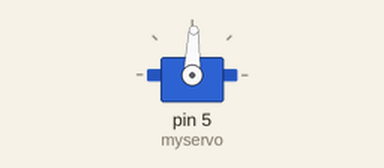
Recording of a sketch running on a simulated Arduino Uno, built with avr-gcc and run on an emulated ATmega328P. On the bench: servo.

Above: at 0.05 s.
Timing chart, 0 to 3.0 s (numbered marks = the images above):
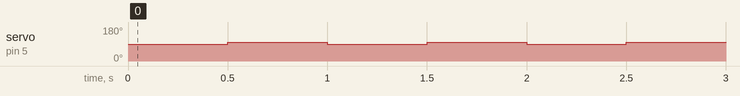

Measured:
- by itself, servo on pin 5 (myservo): alternates 98° for 0.50 s and 88° for 0.50 s

The sketch:

servo.ino
```cpp
/*
 * 360度舵机正反转
 * 控制pwm(开发板上带有波浪线的数字引脚)
 * myservo.writeMicroseconds(1500);
 * 1500控制舵机停止
 * 500~1500控制顺时针旋转，值越小，旋转速度越大
 * 1500~2500控制逆时针旋转，值越大，旋转速度越大
 */
#include <Servo.h>
Servo myservo;
void setup()
{
  myservo.attach(5);
}


void loop()
{
    myservo.writeMicroseconds(1450);  // 舵机顺时针旋转
    delay(500);
    myservo.writeMicroseconds(1550);// 舵机逆时针旋转
    delay(500);
    /*可以修改myservo.writeMicroseconds(1500); 中的值控制舵机，1500时控制舵机停止旋转。
500~1500控制顺时针旋转，值越小，旋转速度越大
1500~2500控制逆时针旋转，值越大，旋转速度越大
*/
}
```
